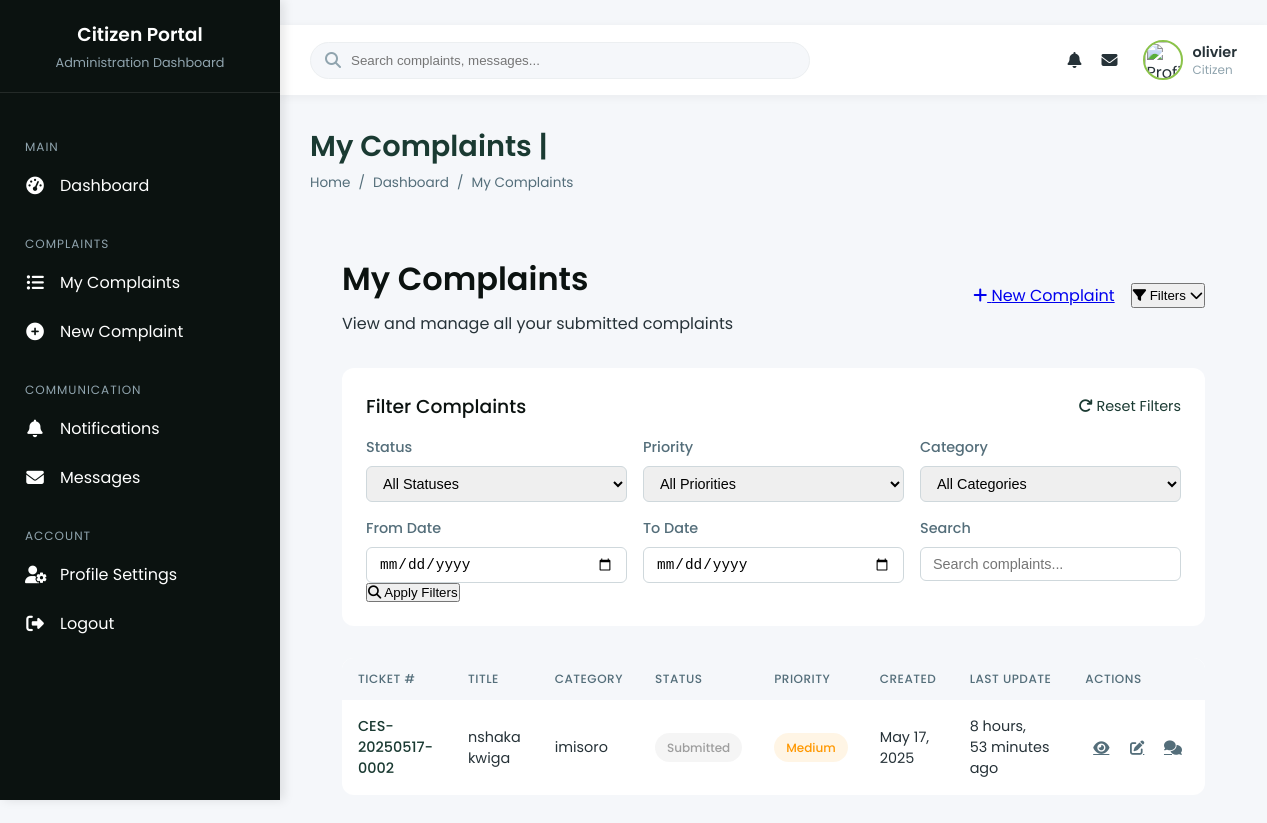
The page /complaints/ (signed in) on the database its author committed.
### citizen_management/models.py (models this page shows, shortened)
class User(AbstractUser):
    ROLE_CHOICES = [
        ('citizen', 'Citizen'),
        ('agent', 'Agency Agent'),
        ('agency_admin', 'Agency Administrator'),
        ('super_admin', 'System Administrator'),
    ]
    role = models.CharField(max_length=20, choices=ROLE_CHOICES, default='citizen')
    phone = models.CharField(max_length=20, blank=True)
    profile_picture = models.ImageField(upload_to='profiles/', blank=True)
    email_verified\
        = models.BooleanField(default=False)
    last_login_ip = models.GenericIPAddressField(blank=True, null=True)

class Complaint(models.Model):
    STATUS_CHOICES = [
        ('submitted', 'Submitted'),
        ('acknowledged', 'Acknowledged'),
        ('in_progress', 'In Progress'),
        ('resolved', 'Resolved'),
        ('rejected', 'Rejected'),
        ('reopened', 'Reopened'),
    ]
    PRIORITY_CHOICES = [
        ('low', 'Low'),
        ('medium', 'Medium'),
        ('high', 'High'),
        ('critical', 'Critical'),
    ]
    SOURCE_CHOICES = [
        ('web', 'Website'),
        ('mobile', 'Mobile App'),
        ('email', 'Email'),
        ('sms', 'SMS'),
        ('office', 'Field Office'),
    ]
    ticket_number = models.CharField(max_length=20, unique=True, editable=False)
    title = models.CharField(max_length=200)
    description = models.TextField()
    category = models.ForeignKey(
        ServiceCategory,
        on_delete=models.SET_NULL,
        null=True,
        related_name='complaints'
    )
    status = models.CharField(
        max_length=20,
        choices=STATUS_CHOICES,
        default='submitted'
    )
    priority = models.CharField(
        max_length=20,
        choices=PRIORITY_CHOICES,
        default='medium'
    )
    source = models.CharField(
        max_length=20,
        choices=SOURCE_CHOICES,
        default='web'
    )
    location_description = models.TextField(blank=True)
    latitude = models.DecimalField(
        max_digits=9,
        decimal_places=6,
        null=True,
        blank=True
    )
    longitude = models.DecimalField(
        max_digits=9,
        decimal_places=6,
        null=True,
        blank=True
    )
    citizen = models.ForeignKey(
        User,
        on_delete=models.SET_NULL,
        null=True,
        blank=True,
        related_name='complaints'
    )
    citizen_name = models.CharField(max_length=100, blank=True)
    citizen_email = models.EmailField(blank=True)
    citizen_phone = models.CharField(max_length=20, blank=True)
    is_anonymous = models.BooleanField(default=False)
    assigned_to = models.ForeignKey(
        User,
        on_delete=models.SET_NULL,
        null=True,
        blank=True,
        related_name='assigned_complaints'
    )
    assigned_agency = models.ForeignKey(
        GovernmentAgency,
        on_delete=models.SET_NULL,
        null=True,
        blank=True,
        related_name='assigned_complaints'
    )
    sla_deadline = models.DateTimeField(null=True, blank=True)
    created_at = models.DateTimeField(auto_now_add=True)
    updated_at = models.DateTimeField(auto_now=True)
    is_public = models.BooleanField(default=True)
    class Meta:
        ordering = ['-created_at']
        indexes = [
            models.Index(fields=['status']),
            models.Index(fields=['priority']),
            models.Index(fields=['category']),
            models.Index(fields=['assigned_agency']),
        ]
    def get_absolute_url(self):
        return reverse('complaint_detail', kwargs={'ticket_number': self.ticket_number})

class ServiceCategory(models.Model):
    name = models.CharField(max_length=100)
    description = models.TextField(blank=True)
    agency = models.ForeignKey(
        GovernmentAgency,
        on_delete=models.SET_NULL,
        null=True,
        blank=True,
        related_name='categories'
    )
    parent = models.ForeignKey(
        'self',
        on_delete=models.SET_NULL,
        null=True,
        blank=True,
        related_name='subcategories'
    )
    sla_hours = models.PositiveIntegerField(
        default=72,
        help_text="Service Level Agreement - hours to respond"
    )
    is_active = models.BooleanField(default=True)
    class Meta:
        verbose_name_plural = "Service Categories"
        ordering = ['agency__name', 'name']

### citizen_management/views.py (the view)
# urls.py: path('complaints/', views.complaint_list, name='complaint_list'),
@login_required
def complaint_list(request):
    complaints = Complaint.objects.filter(citizen=request.user).order_by('-created_at')
    status_choices = Complaint.STATUS_CHOICES
    priority_choices = Complaint.PRIORITY_CHOICES
    categories = ServiceCategory.objects.filter(is_active=True)
    status = request.GET.get('status', '')
    priority = request.GET.get('priority', '')
    category = request.GET.get('category', '')
    date_from = request.GET.get('date_from', '')
    date_to = request.GET.get('date_to', '')
    search = request.GET.get('search', '')
    if status:
        complaints = complaints.filter(status=status)
    if priority:
        complaints = complaints.filter(priority=priority)
    if category:
        complaints = complaints.filter(category_id=category)
    if date_from:
        complaints = complaints.filter(created_at__gte=date_from)
    if date_to:
        complaints = complaints.filter(created_at__lte=date_to)
    if search:
        complaints = complaints.filter(
            Q(title__icontains=search) |
            Q(description__icontains=search) |
            Q(ticket_number__icontains=search)
        )
    filter_active = any([status, priority, category, date_from, date_to, search])
    paginator = Paginator(complaints, 10)
    page_number = request.GET.get('page')
    page_obj = paginator.get_page(page_number)
    context = {
        'complaints': page_obj,
        'status_choices': status_choices,
        'priority_choices': priority_choices,
        'categories': categories,
        'current_status': status,
        'current_priority': priority,
        'current_category': int(category) if category else None,
        'date_from': date_from,
        'date_to': date_to,
        'search_query': search,
        'filter_active': filter_active,
        'is_paginated': page_obj.has_other_pages(),
        'page_obj': page_obj,
    }
    return render(request, 'citizen_dashboard/complaints.html', context)

### templates/citizen_dashboard/complaints.html (shortened to what this page needs)
﻿{% extends "citizen_dashboard/citizen_base.html" %}
{% block page_title %}My Complaints | {{ request.user.get_full_name }}{% endblock %}
{% block breadcrumbs %}
<li class="breadcrumb-item"><a href="#">Dashboard</a></li>
<li class="breadcrumb-item active">My Complaints</li>
{% endblock %}
{% block content %}
<div class="complaints-container">
    <div class="page-header">
        <div>
            <h1 class="page-title">My Complaints</h1>
            <p class="text-muted">View and manage all your submitted complaints</p>
        </div>
        <div class="page-actions">
            <a href="{% url 'submit_complaint' %}" class="btn btn-primary">
                <i class="fas fa-plus mr-1"></i> New Complaint
            </a>
            <button id="filter-toggle" class="btn btn-outline-secondary">
                <i class="fas fa-filter mr-1"></i>
                Filters
                <i class="fas fa-chevron-down ml-1"></i>
            </button>
        </div>
    </div>
    <div id="filter-card" class="filter-card {% if not filter_active %}d-none{% endif %}">
        <div class="filter-header">
            <h3 class="filter-title">Filter Complaints</h3>
            <a id="reset-filters" href="?" class="filter-reset">
                <i class="fas fa-redo mr-1"></i> Reset Filters
            </a>
        </div>
        <form id="complaint-filters" method="get" action="">
            <div class="filter-form">
                <div class="form-group">
                    <label for="status">Status</label>
                    <select name="status" id="status" class="form-control">
                        <option value="">All Statuses</option>
                    </select>
                </div>
                <div class="form-group">
                    <label for="priority">Priority</label>
                    <select name="priority" id="priority" class="form-control">
                        <option value="">All Priorities</option>
                    </select>
                </div>
                <div class="form-group">
                    <label for="category">Category</label>
                    <select name="category" id="category" class="form-control">
                        <option value="">All Categories</option>
                    </select>
                </div>
                <div class="form-group">
                    <label for="date_from">From Date</label>
                    <input type="date" name="date_from" id="date_from" class="form-control" value="{{ date_from }}">
                </div>
                <div class="form-group">
                    <label for="date_to">To Date</label>
                    <input type="date" name="date_to" id="date_to" class="form-control" value="{{ date_to }}">
                </div>
                <div class="form-group">
                    <label for="search">Search</label>
                    <input type="text" name="search" id="search" class="form-control" placeholder="Search complaints..." value="{{ search_query }}">
                </div>
            </div>
            <div class="text-right mt-2">
                <button type="submit" class="btn btn-primary">
                    <i class="fas fa-search mr-1"></i> Apply Filters
                </button>
            </div>
        </form>
    </div>
    <div class="complaints-list">
        {% if complaints %}
        <div class="table-responsive">
            <table class="complaints-table">
                <thead>
                    <tr>
                        <th>Ticket #</th>
                        <th>Title</th>
                        <th>Category</th>
                        <th>Status</th>
                        <th>Priority</th>
                        <th>Created</th>
                        <th>Last Update</th>
                        <th>Actions</th>
                    </tr>
                </thead>
                <tbody>
                    {% for complaint in complaints %}
                    <tr>
                        <td>
                            <a href="{{ complaint.get_absolute_url }}" class="ticket-link">
                                {{ complaint.ticket_number }}
                            </a>
                        </td>
                        <td>{{ complaint.title|truncatechars:40 }}</td>
                        <td>{{ complaint.category.name|default:"-" }}</td>
                        <td>
                            <span class="status-badge status-{{ complaint.status|slugify }}">
                                {{ complaint.get_status_display }}
                            </span>
                        </td>
                        <td>
                            <span class="priority-badge priority-{{ complaint.priority|slugify }}">
                                {{ complaint.get_priority_display }}
                            </span>
                        </td>
                        <td>{{ complaint.created_at|date:"M d, Y" }}</td>
                        <td>{{ complaint.updated_at|timesince }} ago</td>
                        <td class="actions-cell">
                            <a href="{{ complaint.get_absolute_url }}" class="action-btn" data-bs-toggle="tooltip" title="View Details">
                                <i class="fas fa-eye"></i>
                            </a>
                            {% if complaint.status != 'resolved' and complaint.status != 'rejected' %}
                            <a href="{% url 'edit_complaint' complaint.id %}" class="action-btn" data-bs-toggle="tooltip" title="Edit">
                                <i class="fas fa-edit"></i>
                            </a>
                            {% endif %}
                            <a href="{% url 'complaint_messages' complaint.id %}" class="action-btn" data-bs-toggle="tooltip" title="Messages">
                                <i class="fas fa-comments"></i>
                            </a>
                        </td>
                    </tr>
                    {% endfor %}
                </tbody>
            </table>
        </div>
        {% endif %}
    </div>
</div>
{% endblock %}

### templates/citizen_dashboard/citizen_base.html (shortened to what this page needs)
<!DOCTYPE html>
{% load static %}
<html lang="en">
<head>
    <link rel="stylesheet" href="https://cdnjs.cloudflare.com/ajax/libs/font-awesome/6.4.0/css/all.min.css">
</head>
<body>
    <div class="app-container">
        <aside class="sidebar">
            <div class="sidebar-header">
                <h3>Citizen Portal</h3>
                <p>Administration Dashboard</p>
            </div>
            <div class="sidebar-menu">
                <div class="menu-category">Main</div>
                <a href="{% url 'citizen_admin' %}" class="menu-item {% if request.resolver_match.url_name == 'citizen_dashboard' %}active{% endif %}">
                    <i class="fas fa-tachometer-alt"></i>
                    <span>Dashboard</span>
                </a>
                <div class="menu-category">Complaints</div>
                <a href="{% url 'complaint_list' %}" class="menu-item {% if request.resolver_match.url_name == 'citizen_complaints' %}active{% endif %}">
                    <i class="fas fa-list-ul"></i>
                    <span>My Complaints</span>
                </a>
                <a href="{% url 'submit_complaint' %}" class="menu-item {% if request.resolver_match.url_name == 'citizen_complaint_create' %}active{% endif %}">
                    <i class="fas fa-plus-circle"></i>
                    <span>New Complaint</span>
                </a>
                <div class="menu-category">Communication</div>
                <a href="{% url 'notification_list' %}" class="menu-item {% if request.resolver_match.url_name == 'citizen_notifications' %}active{% endif %}">
                    <i class="fas fa-bell"></i>
                    <span>Notifications</span>
                </a>
                <a href="#" class="menu-item">
                    <i class="fas fa-envelope"></i>
                    <span>Messages</span>
                </a>
                <div class="menu-category">Account</div>
                <a href="#" class="menu-item {% if request.resolver_match.url_name == 'citizen_profile_update' %}active{% endif %}">
                    <i class="fas fa-user-cog"></i>
                    <span>Profile Settings</span>
                </a>
                <a href="#" class="menu-item">
                    <i class="fas fa-sign-out-alt"></i>
                    <span>Logout</span>
                </a>
            </div>
        </aside>
        <div class="main-content">
            <nav class="top-nav">
                <div class="search-bar">
                    <i class="fas fa-search"></i>
                    <input type="text" placeholder="Search complaints, messages...">
                </div>
                <div class="nav-actions">
                    <div class="nav-item dropdown" id="notifications-dropdown">
                        <i class="fas fa-bell"></i>
                    </div>
                    <div class="nav-item dropdown" id="messages-dropdown">
                        <i class="fas fa-envelope"></i>
                    </div>
                    <div class="user-profile dropdown" id="profile-dropdown">
                        <img src="" alt="Profile">
                        <div class="user-info">
                            <div class="user-name">{{ user.get_full_name|default:user.username }}</div>
                            <div class="user-role">Citizen</div>
                        </div>
                    </div>
                </div>
            </nav>
            <div class="content-wrapper">
                <div class="content-header">
                    <div class="content-title">
                        <h1>{% block page_title %}Dashboard{% endblock %}</h1>
                        <ul class="breadcrumb">
                            <li><a href="#">Home</a></li>
                            {% block breadcrumbs %}{% endblock %}
                        </ul>
                    </div>
                </div>
                {% block content %}{% endblock %}
            </div>
        </div>
    </div>
</body>
</html>

### rows shown on the page
User: get_full_name "olivier"
Complaint: ticket_number "CES-20250517-0002", title "nshaka kwiga", category.name "imisoro", status "Submitted", priority "Medium", created_at "May 17, 2025", updated_at "8 hours, 53 minutes"
